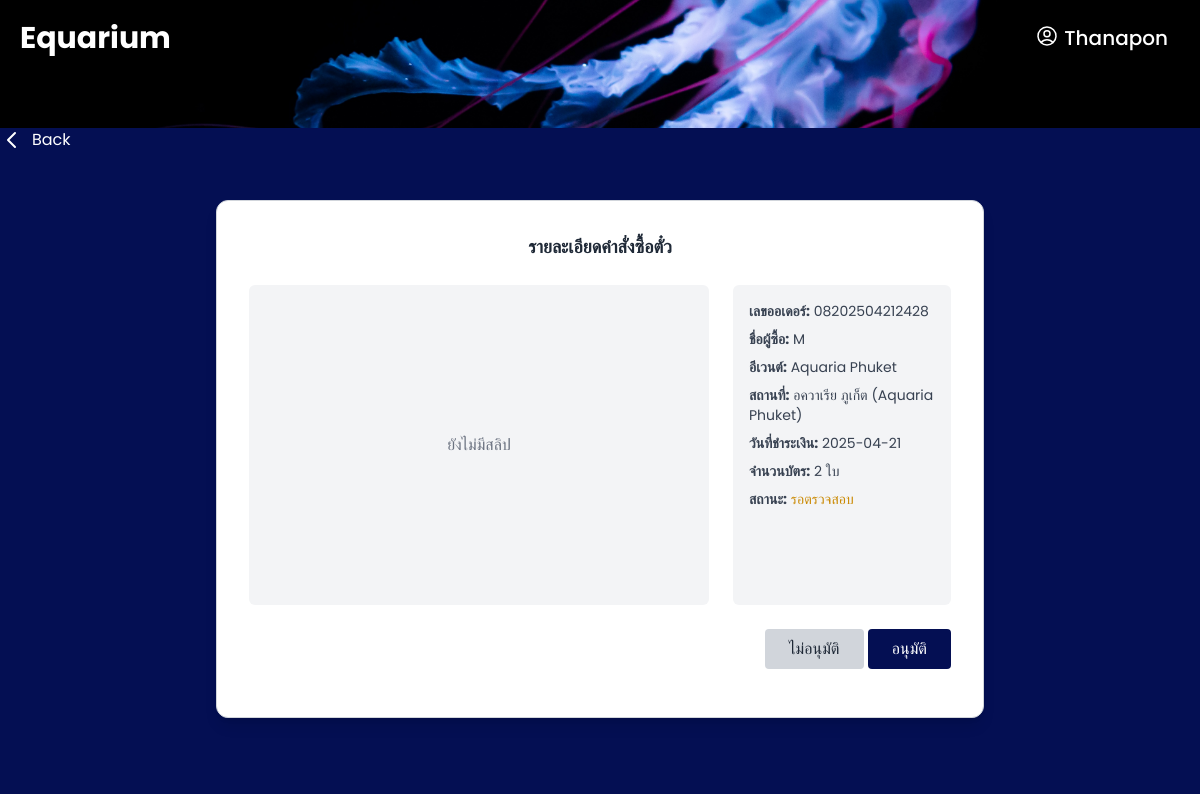
/admin/admin_ticket_detail.php?id=22 (signed in), run on the app's committed database.
### tables this page shows
CREATE TABLE `ticket` (
  `id` int(11) NOT NULL,
  `user_id` int(11) NOT NULL,
  `event_id` int(11) NOT NULL,
  `ticket_code` varchar(50) NOT NULL,
  `ticket_date` date NOT NULL,
  `ticket_quantity` int(11) NOT NULL,
  `total_price` decimal(10,2) NOT NULL,
  `created_at` timestamp NOT NULL DEFAULT CURRENT_TIMESTAMP,
  `status` varchar(50) DEFAULT 'รอตรวจสอบ',
  `slip_image` varchar(255) DEFAULT NULL,
  `used` varchar(255) DEFAULT NULL
);

CREATE TABLE `users` (
  `id` int(11) NOT NULL,
  `username` varchar(100) NOT NULL,
  `first_name` varchar(50) DEFAULT NULL,
  `last_name` varchar(50) DEFAULT NULL,
  `gender` varchar(15) DEFAULT NULL,
  `dob` date DEFAULT NULL,
  `email` varchar(150) NOT NULL,
  `password` varchar(255) NOT NULL,
  `position` char(1) NOT NULL DEFAULT 'm',
  `created_at` timestamp NOT NULL DEFAULT CURRENT_TIMESTAMP
);

CREATE TABLE `events` (
  `event_id` int(11) NOT NULL,
  `name` varchar(100) NOT NULL,
  `image` varchar(255) NOT NULL,
  `location` varchar(100) NOT NULL,
  `province` varchar(255) NOT NULL,
  `activity` varchar(255) NOT NULL,
  `price` decimal(10,2) NOT NULL,
  `created_at` timestamp NOT NULL DEFAULT CURRENT_TIMESTAMP,
  `ticket_quantity` int(11) NOT NULL DEFAULT '0',
  `description` text NOT NULL
);

### public_html/admin/admin_ticket_detail.php (the view, shortened to what this page needs)
<?php
include '../includes/navbar.php';
$ticket_id = $_GET['id'] ?? null;
$conn = new mysqli('mysql', 'user', 'password', 'aquarium');
$sql = "SELECT t.*,
               e.name AS event_name, e.image AS event_image, e.location AS event_location,
               u.username AS full_name
        FROM ticket t
        JOIN events e ON t.event_id = e.event_id
        JOIN users u ON t.user_id = u.id
        WHERE t.id = ?";
$stmt = $conn->prepare($sql);
$stmt->bind_param("i", $ticket_id);
$stmt->execute();
$result = $stmt->get_result();
$ticket = $result->fetch_assoc();
$status = $ticket['status'] ?? "รอการตรวจสอบ";
$statusClass = "text-yellow-600";
?>
<!DOCTYPE html>
<html lang="en">
<head>
  <script src="https://cdn.tailwindcss.com"></script>
</head>
<body class="font-poppins bg-mainBlue text-white min-h-screen">
  <header class="relative h-32 bg-cover bg-center" style="background-image: url('../image/jellyfish-aquarium-black-background-glowing-white-amoled-3840x2160-2094.jpg');">
    <div class="absolute top-5 left-5 z-50">
      <a href="../homepage/aquarium.php" class="text-white text-3xl font-bold">Equarium</a>
    </div>
  </header>
  <a href="javascript:history.back()" class="inline-flex items-center space-x-2 text-white hover:underline">
      <svg xmlns="http://www.w3.org/2000/svg" class="h-6 w-6 md-5" fill="none"
           viewBox="0 0 24 24" stroke="currentColor" stroke-width="2">
        <path stroke-linecap="round" stroke-linejoin="round"
              d="M15 19l-7-7 7-7" />
      </svg>
      <span>Back</span>
    </a>
  <main class="flex items-center justify-center py-12 bg-mainBlue max-h-screen">
  <div class="bg-white w-full max-w-3xl rounded-xl shadow-lg p-8 border border-gray-300">
  <h2 class="text-lg font-semibold text-center mb-6 text-gray-800">
    รายละเอียดคำสั่งซื้อตั๋ว
  </h2>
  <div class="grid grid-cols-1 md:grid-cols-3 gap-6">
    <div class="md:col-span-2 bg-gray-100 h-80 flex items-center justify-center rounded-md overflow-hidden">
      <?php if (!empty($ticket["slip_image"])): ?>
        <img src='../uploads/<?php echo htmlspecialchars($ticket["slip_image"]); ?>'
             alt="สลิป"
             class="object-contain max-h-full max-w-full" />
      <?php else: ?>
        <span class="text-gray-500">ยังไม่มีสลิป</span>
      <?php endif; ?>
    </div>
        <div class="bg-gray-100 h-80 p-4 rounded-md flex flex-col justify-between">
        <div class="space-y-2 text-sm text-gray-700">
            <p><strong>เลขออเดอร์:</strong> <?php echo htmlspecialchars($ticket['ticket_code']); ?></p>
            <p><strong>ชื่อผู้ซื้อ:</strong> <?php echo htmlspecialchars($ticket['full_name']); ?></p>
            <p><strong>อีเวนต์:</strong> <?php echo htmlspecialchars($ticket['event_name']); ?></p>
            <p><strong>สถานที่:</strong> <?php echo htmlspecialchars($ticket['event_location']); ?></p>
            <p><strong>วันที่ชำระเงิน:</strong> <?php echo htmlspecialchars($ticket['ticket_date']); ?></p>
            <p><strong>จำนวนบัตร:</strong> <?php echo htmlspecialchars($ticket['ticket_quantity']); ?> ใบ</p>
            <p><strong>สถานะ:</strong>
            <span class="<?php echo $statusClass; ?>">
                <?php echo $status; ?>
            </span>
            </p>
        </div>
        </div>
    </div>
    <div class="flex justify-end gap-4 mt-6">
        <form action="../ticket/ticket_action.php" method="POST">
        <button type="submit" name="action" value="reject"
            class="bg-gray-300 hover:bg-gray-400 text-gray-800 px-6 py-2 rounded">
            ไม่อนุมัติ
        </button>
        <button type="submit" name="action" value="approve"
            class="bg-mainBlue hover:bg-hoverBlue text-white px-6 py-2 rounded">
            อนุมัติ
        </button>
        </form>
    </div>
</div>
</main>
</body>
</html>

### data on the page
ticket: ticket_code "08202504212428", user.username "M", event.name "Aquaria Phuket", event.location "อควาเรีย ภูเก็ต (Aquaria Phuket)", ticket_date "2025-04-21", ticket_quantity "2", status "รอตรวจสอบ"

### other printed values
$_SESSION['user'] "Thanapon"
